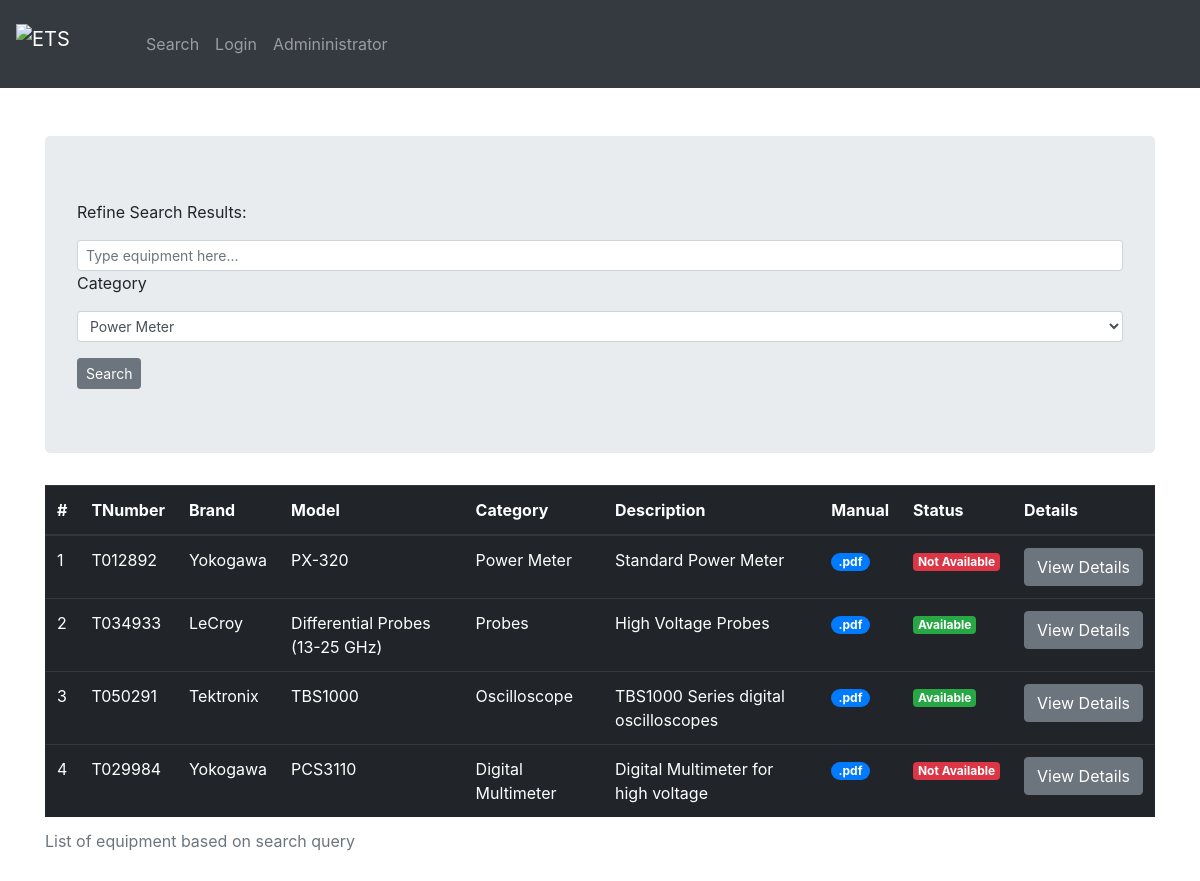
Screenshot of /inventory/ with the database file from the repository.
### inventory/models.py (models this page shows, shortened)
class Equipment(models.Model):
    tnumber = models.CharField(max_length=20)
    brand = models.CharField(max_length=256)
    model = models.CharField(max_length=256)
    category = models.CharField(max_length=256)
    description = models.CharField(max_length=256)
    manual = models.CharField(max_length=256)
    status = models.CharField(max_length=256)
    purchased_date = models.DateField(max_length=256)

### inventory/views.py (the view)
class EquipmentListView(ListView):
    context_object_name = 'equipment'
    model = models.Equipment

### inventory/templates/inventory/equipment_list.html (shortened to what this page needs)
{% extends 'base.html' %} {% block body_block %}
<div class="jumbotron">
  <p>Refine Search Results:</p>
  <input class="form-control form-control-sm" type="text" placeholder="Type equipment here...">
  <p>Category</p>
  <select class="form-control form-control-sm">
  <option>Power Meter</option>
</select>
  <button type="button" class="btn btn-secondary btn-sm">Search</button>
</div>
  <table class='table table-hover table-dark'>
     <caption>List of equipment based on search query</caption>
    <thead>
      <tr>
        <th>#</th>
        <th>TNumber</th>
        <th>Brand</th>
        <th>Model</th>
        <th>Category</th>
        <th>Description</th>
        <th>Manual</th>
        <th>Status</th>
        <th>Details</th>
      </tr>
    </thead>
    <tbody>
      {% for eq in equipment %}
      <tr>
        <td>{{ eq.id }}</td>
        <td>{{ eq.tnumber }}</td>
        <td>{{ eq.brand }}</td>
        <td>{{ eq.model }}</td>
        <td>{{ eq.category }}</td>
        <td>{{ eq.description }}</td>
        <td> <a href="{{ eq.manual }}" target="_blank" class="badge badge-pill badge-primary">.pdf</a></td>
        {% if eq.status == "Available" %}
        <td><span class="badge badge-success">{{ eq.status }}</span></td>
        {% else %}
        <td><span class="badge badge-danger">{{ eq.status }}</span></td>
        {% endif %}
        <td> <a href="{{ eq.id }}" class="btn btn-secondary">View Details</a></td>
      </tr>
      {% endfor %}
    </tbody>
  </table>
{% endblock %}

### templates/base.html (shortened to what this page needs)
<!DOCTYPE html> {% load staticfiles %}
<html>
<head>
  <link rel="stylesheet" href="https://maxcdn.bootstrapcdn.com/bootstrap/4.0.0-beta.2/css/bootstrap.min.css">
</head>
<body>
  <nav class="navbar navbar-expand-lg navbar-dark bg-dark">
    <a class="navbar-brand" href="{% url 'index' %}"><img src="#" width='90' height='40' class='d-inline-block align-top' alt='ETS'</a>
    <ul class="navbar-nav">
      <li class="nav-item"><a class="nav-link" href="{% url 'inventory:list' %}">Search</a></li>
      <li class="nav-item"><a class="nav-link" href="{% url 'login' %}">Login</a></li>
      <li class="nav-item"><a class="nav-link" href="{% url 'admin:index' %}">Admininistrator</a></li>
    </ul><br><br><br>
  </nav>
  <div class="container">
    <br><br>
    {% block body_block %} {% endblock %}
  </div>
</body>
</html>

### rows the page displays
Equipment: id "1", tnumber "T012892", brand "Yokogawa", model "PX-320", category "Power Meter", description "Standard Power Meter", status "Not Available"
Equipment: id "2", tnumber "T034933", brand "LeCroy", model "Differential Probes (13-25 GHz)", category "Probes", description "High Voltage Probes", status "Available"
Equipment: id "3", tnumber "T050291", brand "Tektronix", model "TBS1000", category "Oscilloscope", description "TBS1000 Series digital oscilloscopes", status "Available"
Equipment: id "4", tnumber "T029984", brand "Yokogawa", model "PCS3110", category "Digital Multimeter", description "Digital Multimeter for high voltage", status "Not Available"
